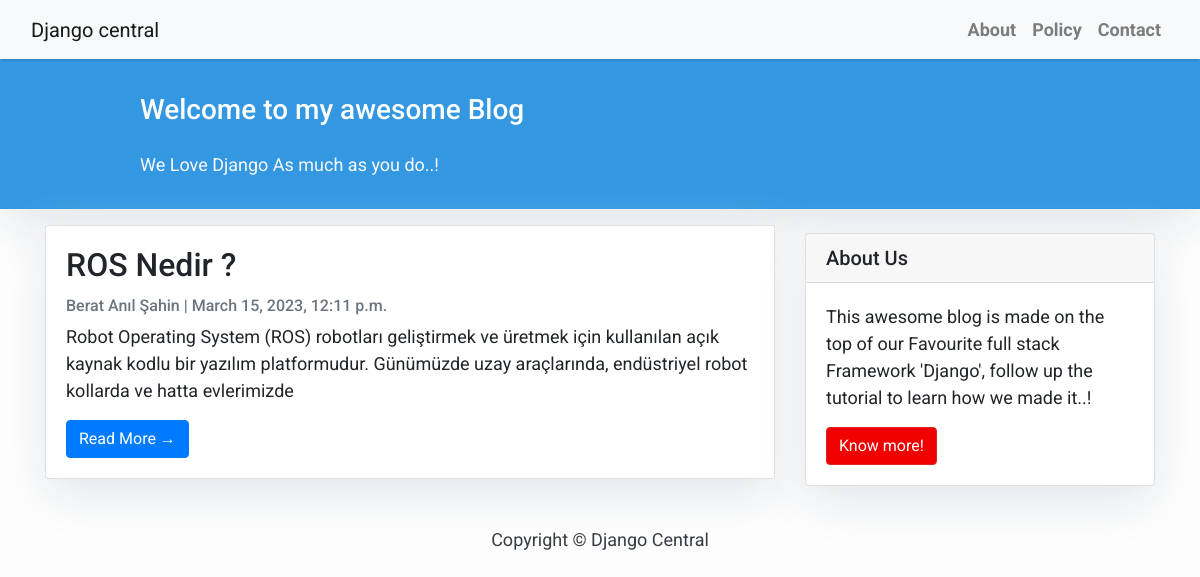
/post-index, run on an earlier commit of the app's database.
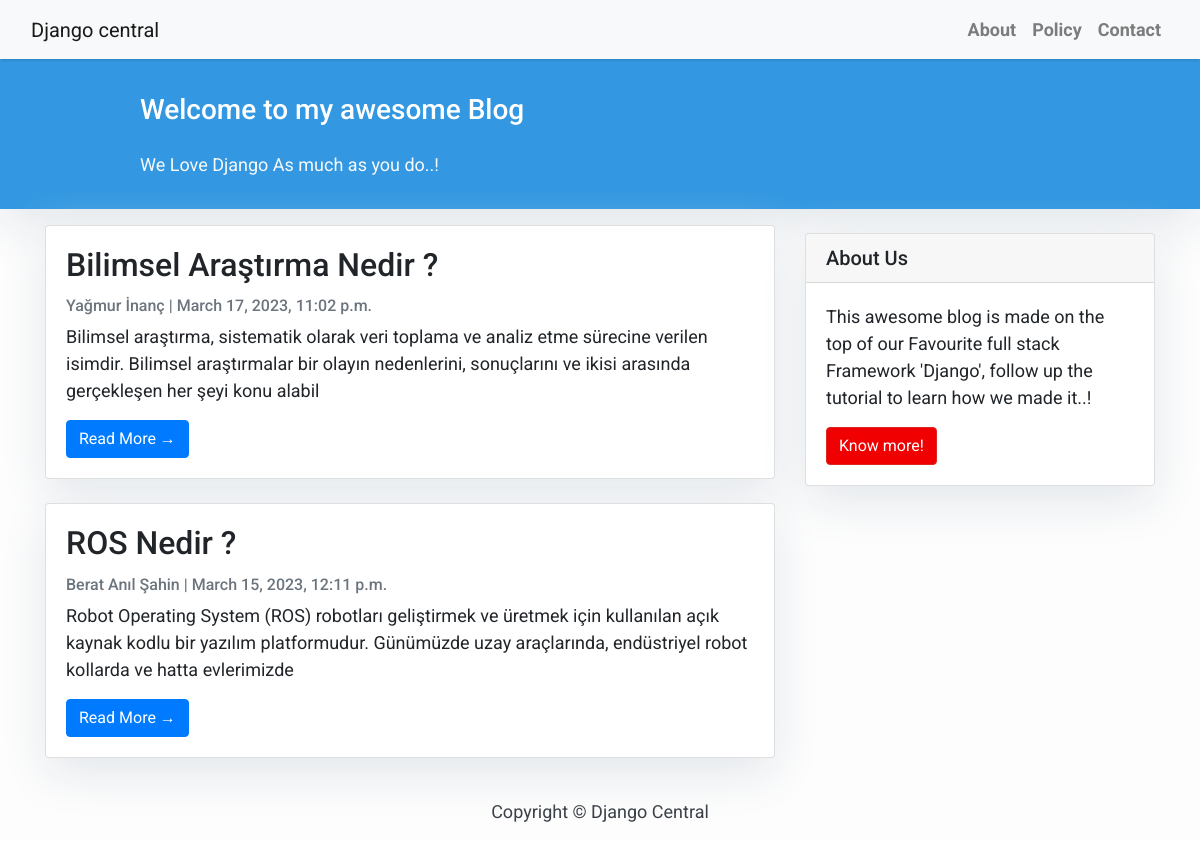
And on a later commit of the database.
### blog/models.py (models this page shows, shortened)
class Post(models.Model):
    title = models.CharField(max_length=200, unique=True)
    author = models.ForeignKey(TeamMember, on_delete= models.CASCADE,related_name='blog_posts',db_constraint=False)
    updated_on = models.DateTimeField(auto_now= True)
    content = models.TextField()
    created_on = models.DateTimeField(auto_now_add=True)
    status = models.IntegerField(choices=STATUS, default=0)
    img = models.ImageField(upload_to='post_img/')
    class Meta:
        ordering = ['-created_on']

class TeamMember(models.Model):
    name = models.CharField(max_length=100)
    informations = models.TextField()
    img = models.ImageField(upload_to='team_member_img/')
    subteam = models.IntegerField(choices=SUBTEAM)
    linkedin_url = models.CharField(max_length=250)
    class Meta:
        ordering = ['subteam']
    def __str__(self):
        return self.name

### blog/views.py (the view)
# urls.py: path('post-index', views.postListIndex, name='post_index'),
def postListIndex(request):
    queryset = {
        "post_list": Post.objects.filter(status=1).order_by('-created_on')
    }
    return render(request, "post_index.html", queryset)

### blog/templates/post_index.html (shortened to what this page needs)
{% extends "base.html" %}
{% block content %}
<header class="masthead">
    <div class="container">
        <div class="row">
            <div class=" col-md-8 col-md-10 mx-auto">
                <div class="site-heading">
                    <h3 class=" site-heading my-4 mt-3 text-white"> Welcome to my awesome Blog </h3>
                    <p class="text-light">We Love Django As much as you do..! &nbsp
                    </p>
                </div>
            </div>
        </div>
    </div>
</header>
<div class="container">
    <div class="row">
        <div class="col-md-8 mt-3 left">
            {% for post in post_list %}
            <div class="card mb-4">
                <div class="card-body">
                    <h2 class="card-title">{{ post.title }}</h2>
                    <p class="card-text text-muted h6">{{ post.author }} | {{ post.created_on}} </p>
                    <p class="card-text">{{post.content|slice:":200" }}</p>
                    <a href="{% url 'post_detail' post.slug  %}" class="btn btn-primary">Read More &rarr;</a>
                </div>
            </div>
            {% endfor %}
        </div>
        {% block sidebar %} {% include 'sidebar.html' %} {% endblock sidebar %}
    </div>
</div>
{%endblock%}

What changed in the data, as far as the page shows it:
added Post: title "Bilimsel Araştırma Nedir ?", author "Yağmur İnanç", created_on "March 17, 2023, 11:02 p.m.", content "Bilimsel araştırma, sistematik olarak veri toplama ve analiz etme sürecine verilen isimdir. Bilimsel araştırmalar bir olayın nedenlerini, sonuçlarını ve ikisi arasında gerçekleşen her şeyi konu alabil"
